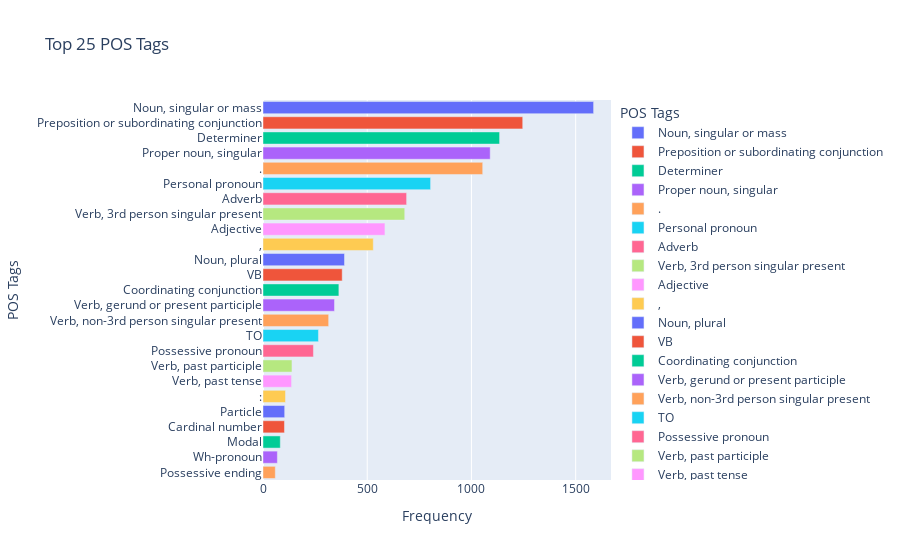

The notebook cell saved with this chart:
### Code cell
pos_tags = pos_tagging(df)
create_pos_tag_bar_chart(pos_tags)

### Figure 1 — Plotly figure (JSON) as saved in the notebook; plotly's stock layout.template omitted (floating-point values rounded to 4 significant figures)
{"data": [{"alignmentgroup": "True", "hovertemplate": "POS Tags=%{y}<br>Frequency=%{x}<extra></extra>", "legendgroup": "Noun, singular or mass", "marker": {"color": "#636efa", "pattern": {"shape": ""}}, "name": "Noun, singular or mass", "offsetgroup": "Noun, singular or mass", "orientation": "h", "showlegend": true, "textposition": "auto", "type": "bar", "x": [1586], "xaxis": "x", "y": ["Noun, singular or mass"], "yaxis": "y"}, {"alignmentgroup": "True", "hovertemplate": "POS Tags=%{y}<br>Frequency=%{x}<extra></extra>", "legendgroup": "Preposition or subordinating conjunction", "marker": {"color": "#EF553B", "pattern": {"shape": ""}}, "name": "Preposition or subordinating conjunction", "offsetgroup": "Preposition or subordinating conjunction", "orientation": "h", "showlegend": true, "textposition": "auto", "type": "bar", "x": [1246], "xaxis": "x", "y": ["Preposition or subordinating conjunction"], "yaxis": "y"}, {"alignmentgroup": "True", "hovertemplate": "POS Tags=%{y}<br>Frequency=%{x}<extra></extra>", "legendgroup": "Determiner", "marker": {"color": "#00cc96", "pattern": {"shape": ""}}, "name": "Determiner", "offsetgroup": "Determiner", "orientation": "h", "showlegend": true, "textposition": "auto", "type": "bar", "x": [1135], "xaxis": "x", "y": ["Determiner"], "yaxis": "y"}, {"alignmentgroup": "True", "hovertemplate": "POS Tags=%{y}<br>Frequency=%{x}<extra></extra>", "legendgroup": "Proper noun, singular", "marker": {"color": "#ab63fa", "pattern": {"shape": ""}}, "name": "Proper noun, singular", "offsetgroup": "Proper noun, singular", "orientation": "h", "showlegend": true, "textposition": "auto", "type": "bar", "x": [1090], "xaxis": "x", "y": ["Proper noun, singular"], "yaxis": "y"}, {"alignmentgroup": "True", "hovertemplate": "POS Tags=%{y}<br>Frequency=%{x}<extra></extra>", "legendgroup": ".", "marker": {"color": "#FFA15A", "pattern": {"shape": ""}}, "name": ".", "offsetgroup": ".", "orientation": "h", "showlegend": true, "textposition": "auto", "type": "bar", "x": [1054], "xaxis": "x", "y": ["."], "yaxis": "y"}, {"alignmentgroup": "True", "hovertemplate": "POS Tags=%{y}<br>Frequency=%{x}<extra></extra>", "legendgroup": "Personal pronoun", "marker": {"color": "#19d3f3", "pattern": {"shape": ""}}, "name": "Personal pronoun", "offsetgroup": "Personal pronoun", "orientation": "h", "showlegend": true, "textposition": "auto", "type": "bar", "x": [804], "xaxis": "x", "y": ["Personal pronoun"], "yaxis": "y"}, {"alignmentgroup": "True", "hovertemplate": "POS Tags=%{y}<br>Frequency=%{x}<extra></extra>", "legendgroup": "Adverb", "marker": {"color": "#FF6692", "pattern": {"shape": ""}}, "name": "Adverb", "offsetgroup": "Adverb", "orientation": "h", "showlegend": true, "textposition": "auto", "type": "bar", "x": [689], "xaxis": "x", "y": ["Adverb"], "yaxis": "y"}, {"alignmentgroup": "True", "hovertemplate": "POS Tags=%{y}<br>Frequency=%{x}<extra></extra>", "legendgroup": "Verb, 3rd person singular present", "marker": {"color": "#B6E880", "pattern": {"shape": ""}}, "name": "Verb, 3rd person singular present", "offsetgroup": "Verb, 3rd person singular present", "orientation": "h", "showlegend": true, "textposition": "auto", "type": "bar", "x": [680], "xaxis": "x", "y": ["Verb, 3rd person singular present"], "yaxis": "y"}, {"alignmentgroup": "True", "hovertemplate": "POS Tags=%{y}<br>Frequency=%{x}<extra></extra>", "legendgroup": "Adjective", "marker": {"color": "#FF97FF", "pattern": {"shape": ""}}, "name": "Adjective", "offsetgroup": "Adjective", "orientation": "h", "showlegend": true, "textposition": "auto", "type": "bar", "x": [585], "xaxis": "x", "y": ["Adjective"], "yaxis": "y"}, {"alignmentgroup": "True", "hovertemplate": "POS Tags=%{y}<br>Frequency=%{x}<extra></extra>", "legendgroup": ",", "marker": {"color": "#FECB52", "pattern": {"shape": ""}}, "name": ",", "offsetgroup": ",", "orientation": "h", "showlegend": true, "textposition": "auto", "type": "bar", "x": [529], "xaxis": "x", "y": [","], "yaxis": "y"}, {"alignmentgroup": "True", "hovertemplate": "POS Tags=%{y}<br>Frequency=%{x}<extra></extra>", "legendgroup": "Noun, plural", "marker": {"color": "#636efa", "pattern": {"shape": ""}}, "name": "Noun, plural", "offsetgroup": "Noun, plural", "orientation": "h", "showlegend": true, "textposition": "auto", "type": "bar", "x": [391], "xaxis": "x", "y": ["Noun, plural"], "yaxis": "y"}, {"alignmentgroup": "True", "hovertemplate": "POS Tags=%{y}<br>Frequency=%{x}<extra></extra>", "legendgroup": "VB", "marker": {"color": "#EF553B", "pattern": {"shape": ""}}, "name": "VB", "offsetgroup": "VB", "orientation": "h", "showlegend": true, "textposition": "auto", "type": "bar", "x": [380], "xaxis": "x", "y": ["VB"], "yaxis": "y"}, {"alignmentgroup": "True", "hovertemplate": "POS Tags=%{y}<br>Frequency=%{x}<extra></extra>", "legendgroup": "Coordinating conjunction", "marker": {"color": "#00cc96", "pattern": {"shape": ""}}, "name": "Coordinating conjunction", "offsetgroup": "Coordinating conjunction", "orientation": "h", "showlegend": true, "textposition": "auto", "type": "bar", "x": [364], "xaxis": "x", "y": ["Coordinating conjunction"], "yaxis": "y"}, {"alignmentgroup": "True", "hovertemplate": "POS Tags=%{y}<br>Frequency=%{x}<extra></extra>", "legendgroup": "Verb, gerund or present participle", "marker": {"color": "#ab63fa", "pattern": {"shape": ""}}, "name": "Verb, gerund or present participle", "offsetgroup": "Verb, gerund or present participle", "orientation": "h", "showlegend": true, "textposition": "auto", "type": "bar", "x": [343], "xaxis": "x", "y": ["Verb, gerund or present participle"], "yaxis": "y"}, {"alignmentgroup": "True", "hovertemplate": "POS Tags=%{y}<br>Frequency=%{x}<extra></extra>", "legendgroup": "Verb, non-3rd person singular present", "marker": {"color": "#FFA15A", "pattern": {"shape": ""}}, "name": "Verb, non-3rd person singular present", "offsetgroup": "Verb, non-3rd person singular present", "orientation": "h", "showlegend": true, "textposition": "auto", "type": "bar", "x": [315], "xaxis": "x", "y": ["Verb, non-3rd person singular present"], "yaxis": "y"}, {"alignmentgroup": "True", "hovertemplate": "POS Tags=%{y}<br>Frequency=%{x}<extra></extra>", "legendgroup": "TO", "marker": {"color": "#19d3f3", "pattern": {"shape": ""}}, "name": "TO", "offsetgroup": "TO", "orientation": "h", "showlegend": true, "textposition": "auto", "type": "bar", "x": [266], "xaxis": "x", "y": ["TO"], "yaxis": "y"}, {"alignmentgroup": "True", "hovertemplate": "POS Tags=%{y}<br>Frequency=%{x}<extra></extra>", "legendgroup": "Possessive pronoun", "marker": {"color": "#FF6692", "pattern": {"shape": ""}}, "name": "Possessive pronoun", "offsetgroup": "Possessive pronoun", "orientation": "h", "showlegend": true, "textposition": "auto", "type": "bar", "x": [242], "xaxis": "x", "y": ["Possessive pronoun"], "yaxis": "y"}, {"alignmentgroup": "True", "hovertemplate": "POS Tags=%{y}<br>Frequency=%{x}<extra></extra>", "legendgroup": "Verb, past participle", "marker": {"color": "#B6E880", "pattern": {"shape": ""}}, "name": "Verb, past participle", "offsetgroup": "Verb, past participle", "orientation": "h", "showlegend": true, "textposition": "auto", "type": "bar", "x": [139], "xaxis": "x", "y": ["Verb, past participle"], "yaxis": "y"}, {"alignmentgroup": "True", "hovertemplate": "POS Tags=%{y}<br>Frequency=%{x}<extra></extra>", "legendgroup": "Verb, past tense", "marker": {"color": "#FF97FF", "pattern": {"shape": ""}}, "name": "Verb, past tense", "offsetgroup": "Verb, past tense", "orientation": "h", "showlegend": true, "textposition": "auto", "type": "bar", "x": [137], "xaxis": "x", "y": ["Verb, past tense"], "yaxis": "y"}, {"alignmentgroup": "True", "hovertemplate": "POS Tags=%{y}<br>Frequency=%{x}<extra></extra>", "legendgroup": ":", "marker": {"color": "#FECB52", "pattern": {"shape": ""}}, "name": ":", "offsetgroup": ":", "orientation": "h", "showlegend": true, "textposition": "auto", "type": "bar", "x": [108], "xaxis": "x", "y": [":"], "yaxis": "y"}, {"alignmentgroup": "True", "hovertemplate": "POS Tags=%{y}<br>Frequency=%{x}<extra></extra>", "legendgroup": "Particle", "marker": {"color": "#636efa", "pattern": {"shape": ""}}, "name": "Particle", "offsetgroup": "Particle", "orientation": "h", "showlegend": true, "textposition": "auto", "type": "bar", "x": [104], "xaxis": "x", "y": ["Particle"], "yaxis": "y"}, {"alignmentgroup": "True", "hovertemplate": "POS Tags=%{y}<br>Frequency=%{x}<extra></extra>", "legendgroup": "Cardinal number", "marker": {"color": "#EF553B", "pattern": {"shape": ""}}, "name": "Cardinal number", "offsetgroup": "Cardinal number", "orientation": "h", "showlegend": true, "textposition": "auto", "type": "bar", "x": [103], "xaxis": "x", "y": ["Cardinal number"], "yaxis": "y"}, {"alignmentgroup": "True", "hovertemplate": "POS Tags=%{y}<br>Frequency=%{x}<extra></extra>", "legendgroup": "Modal", "marker": {"color": "#00cc96", "pattern": {"shape": ""}}, "name": "Modal", "offsetgroup": "Modal", "orientation": "h", "showlegend": true, "textposition": "auto", "type": "bar", "x": [83], "xaxis": "x", "y": ["Modal"], "yaxis": "y"}, {"alignmentgroup": "True", "hovertemplate": "POS Tags=%{y}<br>Frequency=%{x}<extra></extra>", "legendgroup": "Wh-pronoun", "marker": {"color": "#ab63fa", "pattern": {"shape": ""}}, "name": "Wh-pronoun", "offsetgroup": "Wh-pronoun", "orientation": "h", "showlegend": true, "textposition": "auto", "type": "bar", "x": [69], "xaxis": "x", "y": ["Wh-pronoun"], "yaxis": "y"}, {"alignmentgroup": "True", "hovertemplate": "POS Tags=%{y}<br>Frequency=%{x}<extra></extra>", "legendgroup": "Possessive ending", "marker": {"color": "#FFA15A", "pattern": {"shape": ""}}, "name": "Possessive ending", "offsetgroup": "Possessive ending", "orientation": "h", "showlegend": true, "textposition": "auto", "type": "bar", "x": [59], "xaxis": "x", "y": ["Possessive ending"], "yaxis": "y"}], "layout": {"barmode": "relative", "legend": {"title": {"text": "POS Tags"}, "tracegroupgap": 0}, "title": {"text": "Top 25 POS Tags"}, "xaxis": {"anchor": "y", "domain": [0, 1], "title": {"text": "Frequency"}}, "yaxis": {"anchor": "x", "categoryarray": ["Possessive ending", "Wh-pronoun", "Modal", "Cardinal number", "Particle", ":", "Verb, past tense", "Verb, past participle", "Possessive pronoun", "TO", "Verb, non-3rd person singular present", "Verb, gerund or present participle", "Coordinating conjunction", "VB", "Noun, plural", ",", "Adjective", "Verb, 3rd person singular present", "Adverb", "Personal pronoun", ".", "Proper noun, singular", "Determiner", "Preposition or subordinating conjunction", "Noun, singular or mass"], "categoryorder": "array", "domain": [0, 1], "title": {"text": "POS Tags"}}}}
